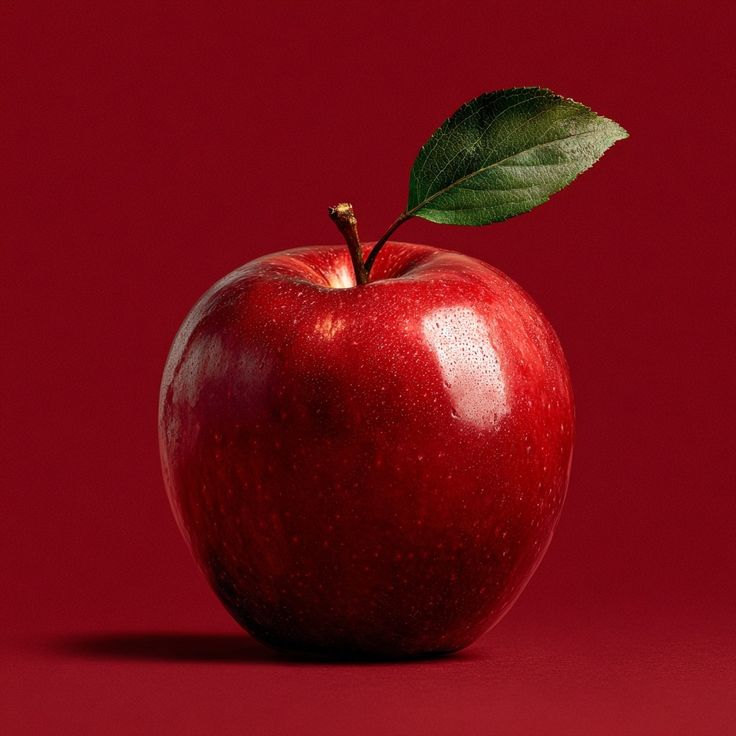
#> input picture apple.jpg, 736 x 736 px
$ python 'Computer Vision.py'
#> lines starting #> are read from the running program, lines starting #| are printed output that depends on the picture; after the words box and inside, x2 and y2 are one past the last pixel; in counts of white or black regions, pixels touching at a corner belong together
import cv2
import matplotlib.pyplot as plt

gambar = cv2.imread("apple.jpg")
#> gambar is the input picture: shape (736, 736, 3); mean B, G, R 21.7, 13.8, 118.2

if gambar is None:
    print("Gambar apple tidak ditemukan!")
    print("Pastikan file bernama 'apple.jpg' berada di folder yang sama.")
    exit()

print("Gambar berhasil dibaca!")

tinggi, lebar, channel = gambar.shape
#> tinggi = 736; lebar = 736; channel = 3

print("Lebar gambar :", lebar, "pixel")
#| Lebar gambar : 736 pixel
print("Tinggi gambar :", tinggi, "pixel")
#| Tinggi gambar : 736 pixel
print("Jumlah channel :", channel)
#| Jumlah channel : 3

gambar_rgb = cv2.cvtColor(gambar, cv2.COLOR_BGR2RGB)

grayscale = cv2.cvtColor(gambar, cv2.COLOR_BGR2GRAY)
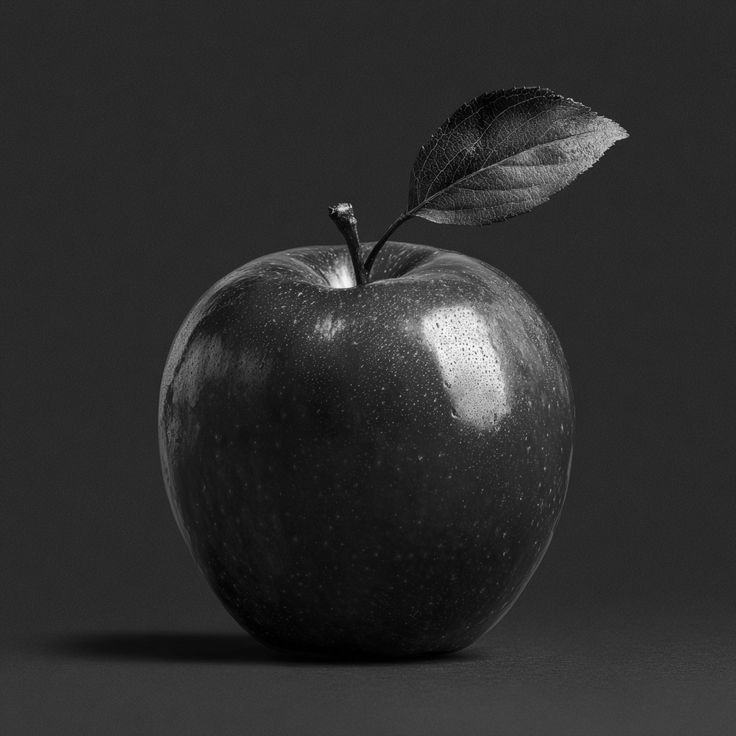
#> grayscale: shape (736, 736); min 0, max 253, mean 45.9

plt.figure(figsize=(8, 6))

plt.imshow(gambar_rgb)
plt.title("Gambar Apple")
plt.axis('off')

plt.show()

plt.figure(figsize=(8, 6))

plt.imshow(grayscale, cmap="gray")
plt.title("Gambar Apple - Grayscale")
plt.axis("off")

plt.show()

cv2.imwrite("apple_grayscale.jpg", grayscale)

print("Gambar grascale berhasil disimpan sebagai apple_grayscale.jpg")

gambar_resize = cv2.resize(gambar_rgb, (300, 300))

plt.figure(figsize=(8, 6))
plt.imshow(gambar_resize)
plt.title("Apple setelah Resize")
plt.axis("off")
plt.show()

blur = cv2.GaussianBlur(grayscale, (5,5), 0)

plt.figure(figsize=(8, 6))
plt.imshow(blur, cmap="gray")
plt.title("Apple Setelah Gaussian Blur")
plt.axis("off")
plt.show()

ret, threshold = cv2.threshold(
    blur,
    120,
    255,
    cv2.THRESH_BINARY
)
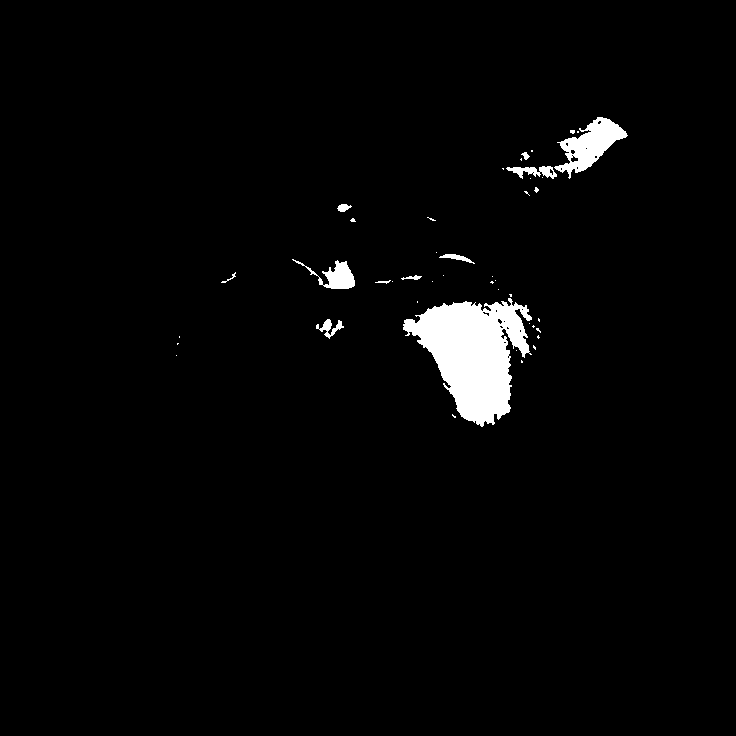
#> threshold: shape (736, 736); 2.4% white; 44 white regions (33 under 20 px), largest, box (x1, y1, x2, y2) and area: (403, 298, 532, 427) 9299, (554, 117, 628, 179) 1927, (292, 259, 355, 289) 705

plt.figure(figsize=(8, 6))
plt.imshow(threshold, cmap="gray")
plt.title("Hasil Thresholding")
plt.axis("off")
plt.show()

edges = cv2.Canny(blur, 50, 150)
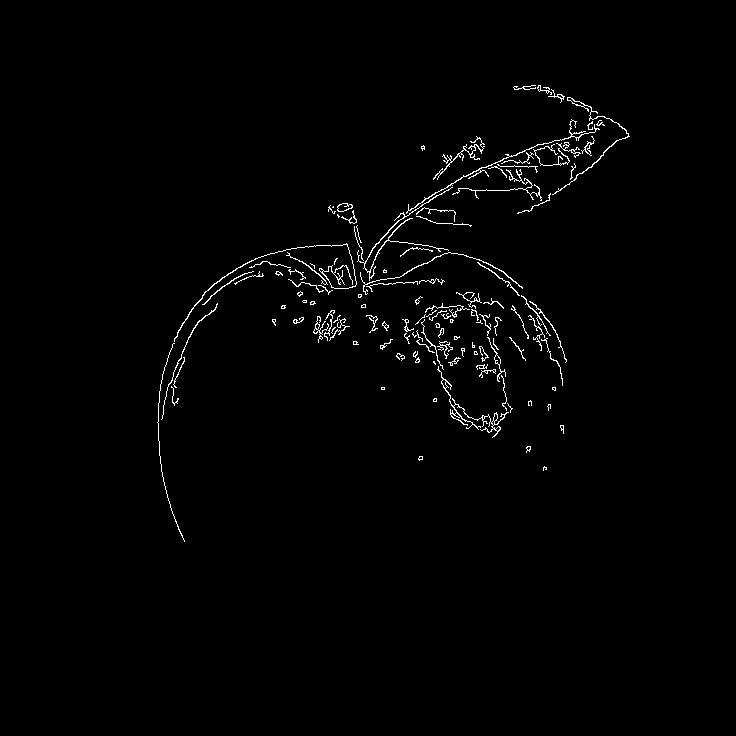
#> edges: shape (736, 736); 1.3% white in thin lines or dots, all inside (x1, y1, x2, y2) = (157, 85, 630, 542)

plt.figure(figsize=(8, 6))
plt.imshow(edges, cmap="gray")
plt.title("Deteksi Tepi Apple - Canny")
plt.axis("off")
plt.show()

contours, hierarchy = cv2.findContours(
    threshold,
    cv2.RETR_EXTERNAL,
    cv2.CHAIN_APPROX_SIMPLE
)
#> contours = 44 contours, 35 with area under 20; largest, box (x1, y1, x2, y2) and area: (403, 298, 532, 427) 9012, (554, 117, 628, 179) 1867, (292, 259, 355, 289) 608, (506, 166, 557, 179) 280, (316, 319, 344, 339) 161

print("Jumlah objek/contour yang ditemukan:", len(contours))
#| Jumlah objek/contour yang ditemukan: 44

gambar_contour = gambar_rgb.copy()

cv2.drawContours(
    gambar_contour,
    contours,
    -1,
    (0, 255, 0),
    3
)
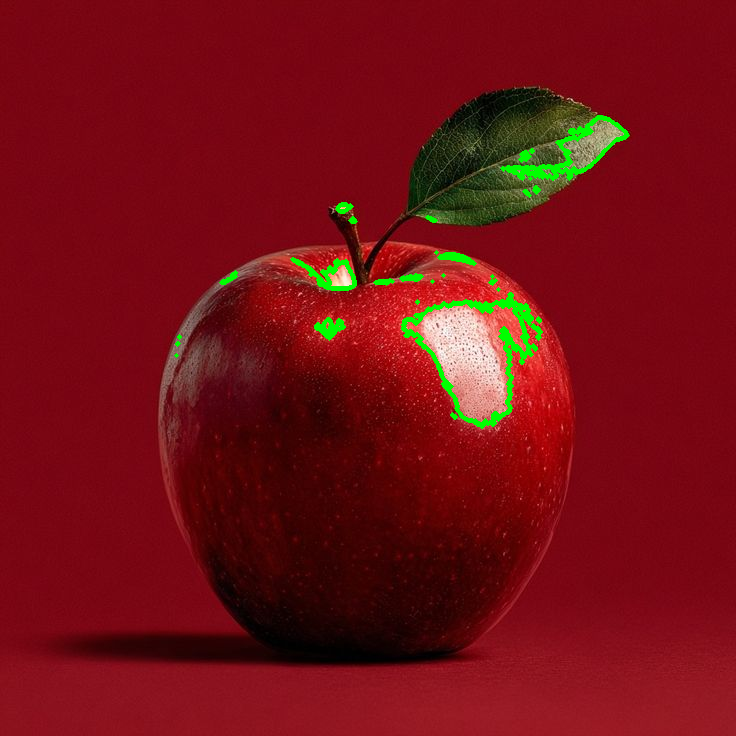
#> gambar_contour: shape (736, 736, 3); mean R, G, B 115.6, 16, 20.6

plt.figure(figsize=(8, 6))
plt.imshow(gambar_contour)
plt.title("Contour Apple")
plt.axis("off")
plt.show()

gambar_box = gambar_rgb.copy()

for contour in contours:

    luas = cv2.contourArea(contour)

    if luas > 500:

        x, y, w, h = cv2.boundingRect(contour)

        cv2.rectangle(
            gambar_box,
             (x, y),
             (x + w, y + h),
             (255, 0, 0),
            3
        )

        print("Luas objek:", luas)
        print("Posisi X:", x)
        print("Posisi Y:", y)
        print("Lebar:", w)
        print("Tinggi:", h)
#> this loop made 44 passes
#> (luas, x, y, w, h) on passes 15, 27, 44: (9012.5, 403, 298, 129, 129), (608, 292, 259, 63, 30), (1867, 554, 117, 74, 62)
#> (contour, luas) on passes 2 to 7: ([[521, 360], [521, 362], [522, 362], [522, 361]], 1.5), ([[176, 355]], 0), ([[516, 350]], 0), ([[533, 345], [533, 347], [535, 349], [535, 347]], 4), ([[177, 343], [177, 344], [178, 343]], 0.5), ([[179, 336], [179, 337]], 0)
#> (printed output is left out)
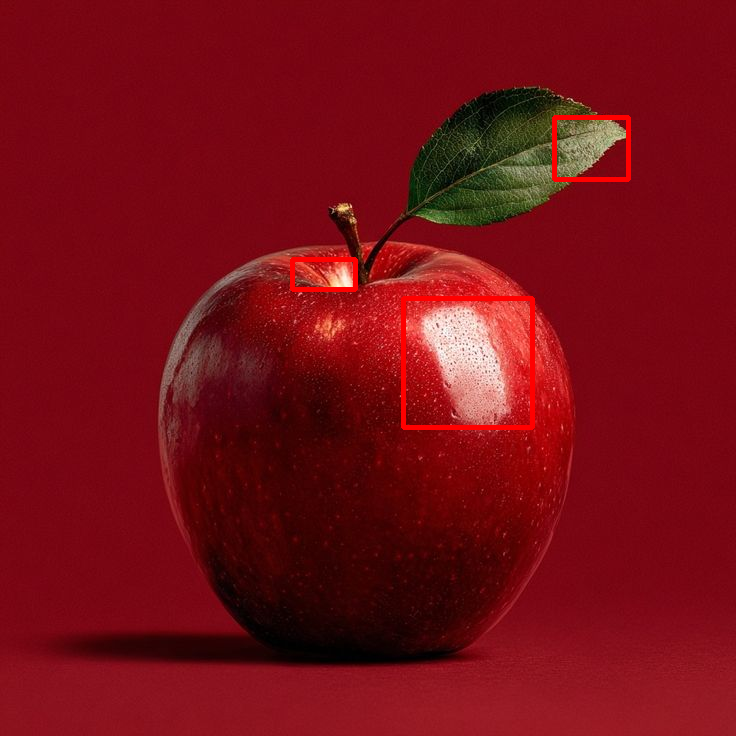
#> gambar_box: shape (736, 736, 3); mean R, G, B 119, 13.5, 21.3

plt.figure(figsize=(8, 6))
plt.imshow(gambar_box)
plt.title("Bounding Box Apple")
plt.axis("off")
plt.show()

gambar_label = gambar_rgb.copy()

for i, contour in enumerate(contours):

    luas = cv2.contourArea(contour)

    if luas > 500:

        x, y, w, h = cv2.boundingRect(contour)

        cv2.putText(
            gambar_label,
            "Apel Imut",
            (x, y - 10),
            cv2.FONT_HERSHEY_SIMPLEX,
            1,
            (255, 0, 0),
            2
        )
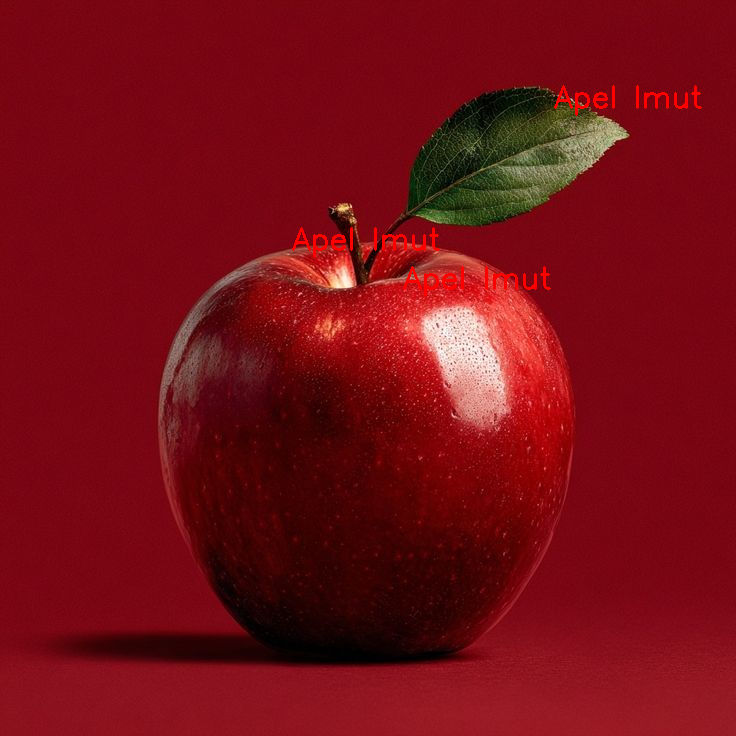
#> gambar_label: shape (736, 736, 3); mean R, G, B 118.8, 13.7, 21.5

plt.figure(figsize=(8, 6))
plt.imshow(gambar_label)
plt.title("Label Objek Apel")
plt.axis('off')
plt.show()
